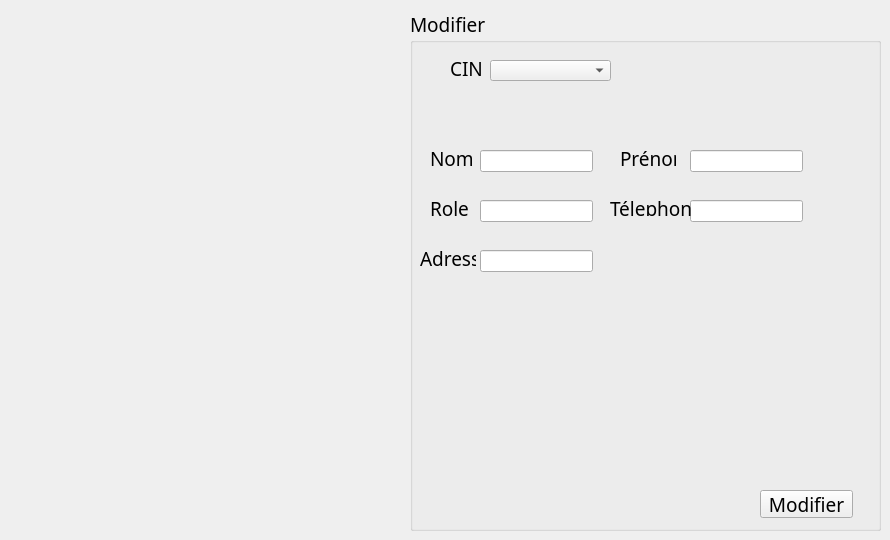
       <widget class="QWidget" name="page_29">
        <widget class="QGroupBox" name="groupBox_6">
         <property name="geometry">
          <rect>
           <x>410</x>
           <y>10</y>
           <width>471</width>
           <height>521</height>
          </rect>
         </property>
         <property name="font">
          <font>
           <family>Vijaya</family>
           <pointsize>14</pointsize>
           <weight>50</weight>
           <italic>false</italic>
           <bold>false</bold>
          </font>
         </property>
         <property name="title">
          <string>Modifier</string>
         </property>
         <widget class="QLabel" name="label_137">
          <property name="geometry">
           <rect>
            <x>40</x>
            <y>50</y>
            <width>56</width>
            <height>16</height>
           </rect>
          </property>
          <property name="text">
           <string>CIN</string>
          </property>
         </widget>
         <widget class="QPushButton" name="B_ModifierEmploye_3">
          <property name="geometry">
           <rect>
            <x>350</x>
            <y>480</y>
            <width>93</width>
            <height>28</height>
           </rect>
          </property>
          <property name="cursor">
           <cursorShape>PointingHandCursor</cursorShape>
          </property>
          <property name="text">
           <string>Modifier</string>
          </property>
         </widget>
         <widget class="QLineEdit" name="Mod_Nom_3">
          <property name="geometry">
           <rect>
            <x>70</x>
            <y>140</y>
            <width>113</width>
            <height>22</height>
           </rect>
          </property>
         </widget>
         <widget class="QLineEdit" name="Mod_Prenom_3">
          <property name="geometry">
           <rect>
            <x>280</x>
            <y>140</y>
            <width>113</width>
            <height>22</height>
           </rect>
          </property>
         </widget>
         <widget class="QLineEdit" name="Mod_Role_3">
          <property name="geometry">
           <rect>
            <x>70</x>
            <y>190</y>
            <width>113</width>
            <height>22</height>
           </rect>
          </property>
         </widget>
         <widget class="QLineEdit" name="Mod_Telephone_3">
          <property name="geometry">
           <rect>
            <x>280</x>
            <y>190</y>
            <width>113</width>
            <height>22</height>
           </rect>
          </property>
         </widget>
         <widget class="QLineEdit" name="Mod_Adresse_3">
          <property name="geometry">
           <rect>
            <x>70</x>
            <y>240</y>
            <width>113</width>
            <height>22</height>
           </rect>
          </property>
         </widget>
         <widget class="QLabel" name="label_138">
          <property name="geometry">
           <rect>
            <x>20</x>
            <y>140</y>
            <width>56</width>
            <height>16</height>
           </rect>
          </property>
          <property name="text">
           <string>Nom</string>
          </property>
         </widget>
         <widget class="QLabel" name="label_140">
          <property name="geometry">
           <rect>
            <x>210</x>
            <y>140</y>
            <width>56</width>
            <height>16</height>
           </rect>
          </property>
          <property name="text">
           <string>Prénom</string>
          </property>
         </widget>
         <widget class="QLabel" name="label_141">
          <property name="geometry">
           <rect>
            <x>200</x>
            <y>190</y>
            <width>81</width>
            <height>16</height>
           </rect>
          </property>
          <property name="text">
           <string>Télephone</string>
          </property>
         </widget>
         <widget class="QLabel" name="label_142">
          <property name="geometry">
           <rect>
            <x>20</x>
            <y>190</y>
            <width>56</width>
            <height>16</height>
           </rect>
          </property>
          <property name="text">
           <string>Role</string>
          </property>
         </widget>
         <widget class="QLabel" name="label_156">
          <property name="geometry">
           <rect>
            <x>10</x>
            <y>240</y>
            <width>56</width>
            <height>16</height>
           </rect>
          </property>
          <property name="text">
           <string>Adresse</string>
          </property>
         </widget>
         <widget class="QComboBox" name="comboBox_7">
          <property name="geometry">
           <rect>
            <x>80</x>
            <y>50</y>
            <width>121</width>
            <height>21</height>
           </rect>
          </property>
         </widget>
        </widget>
       </widget>
